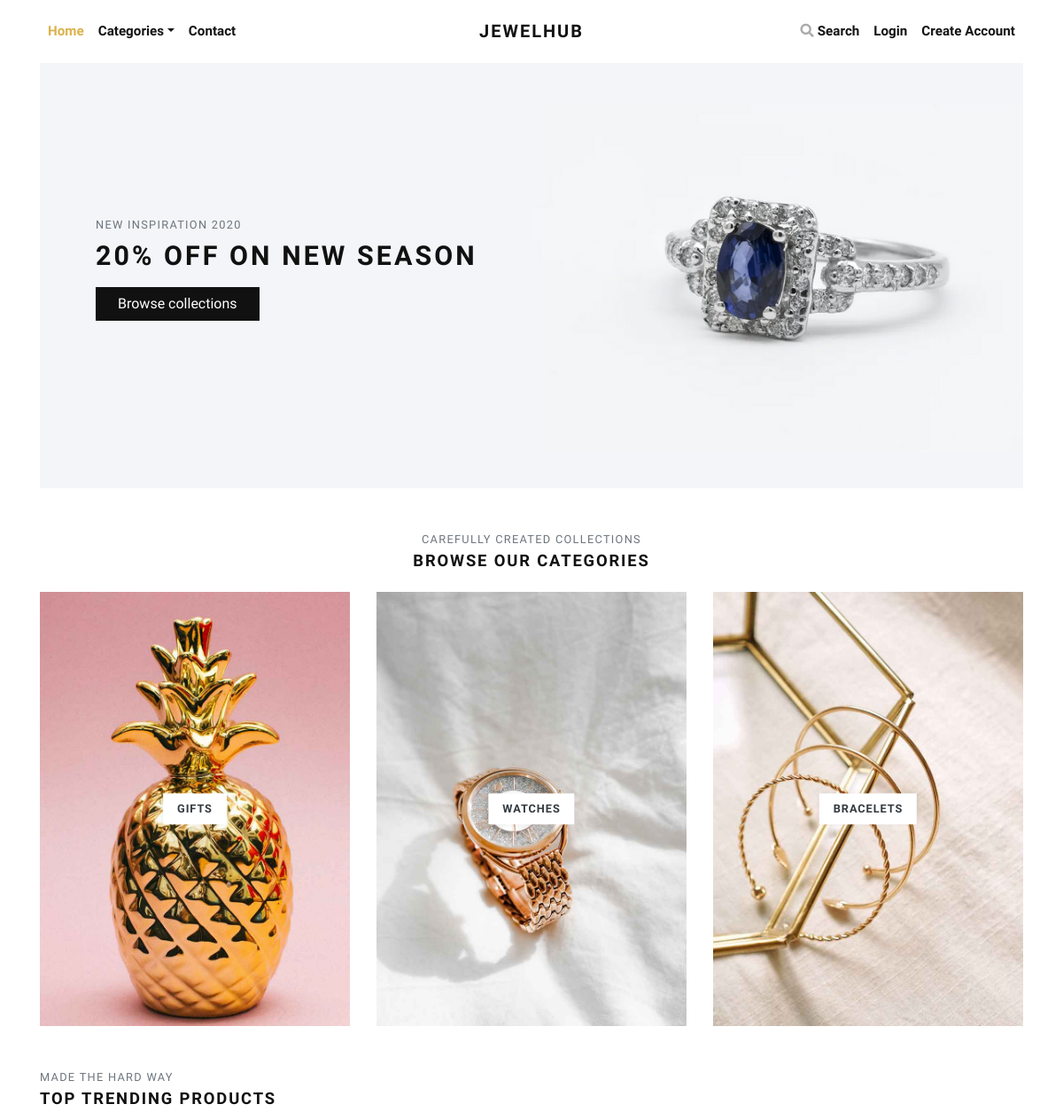
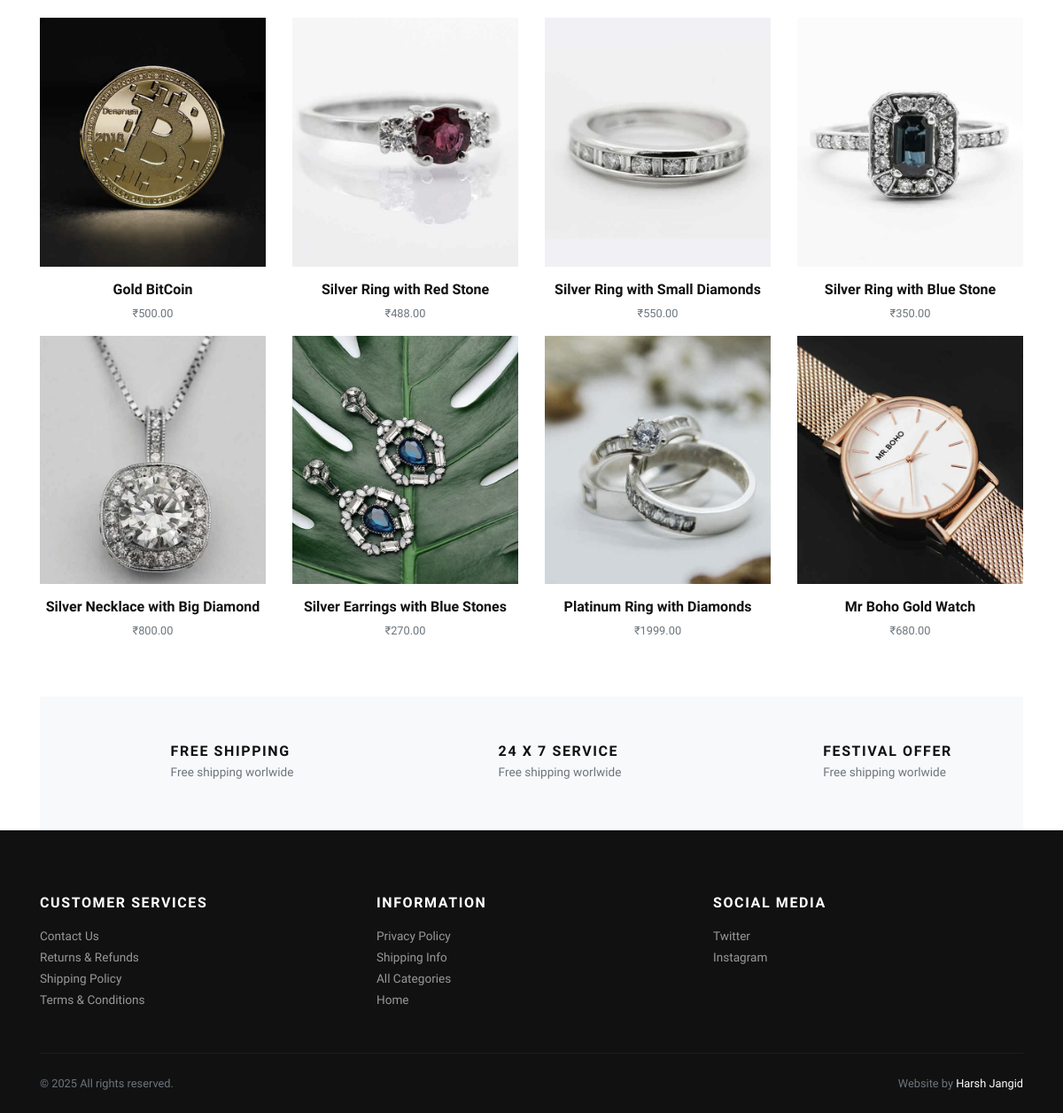
Before: / with the older database file (2 pictures, top to bottom).
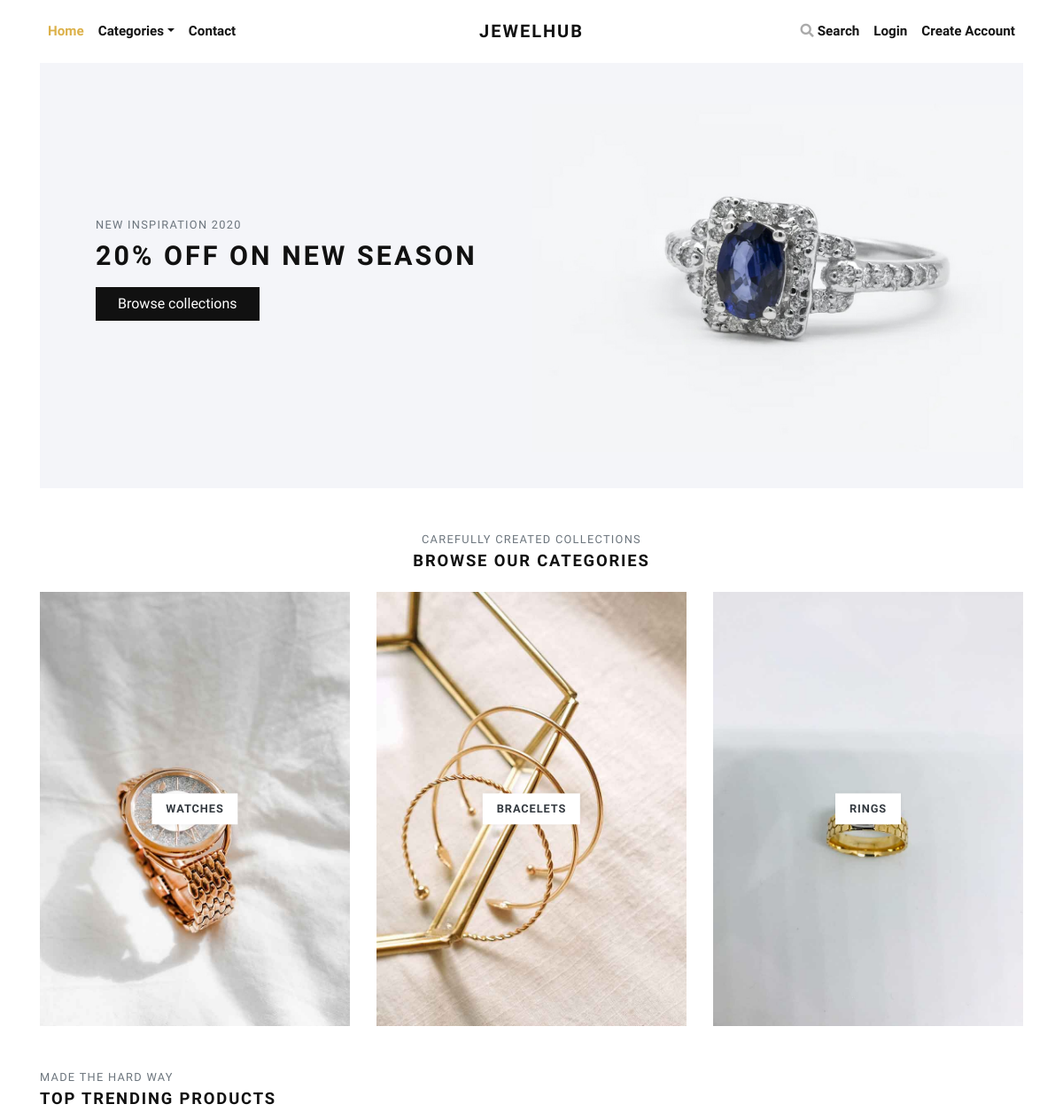
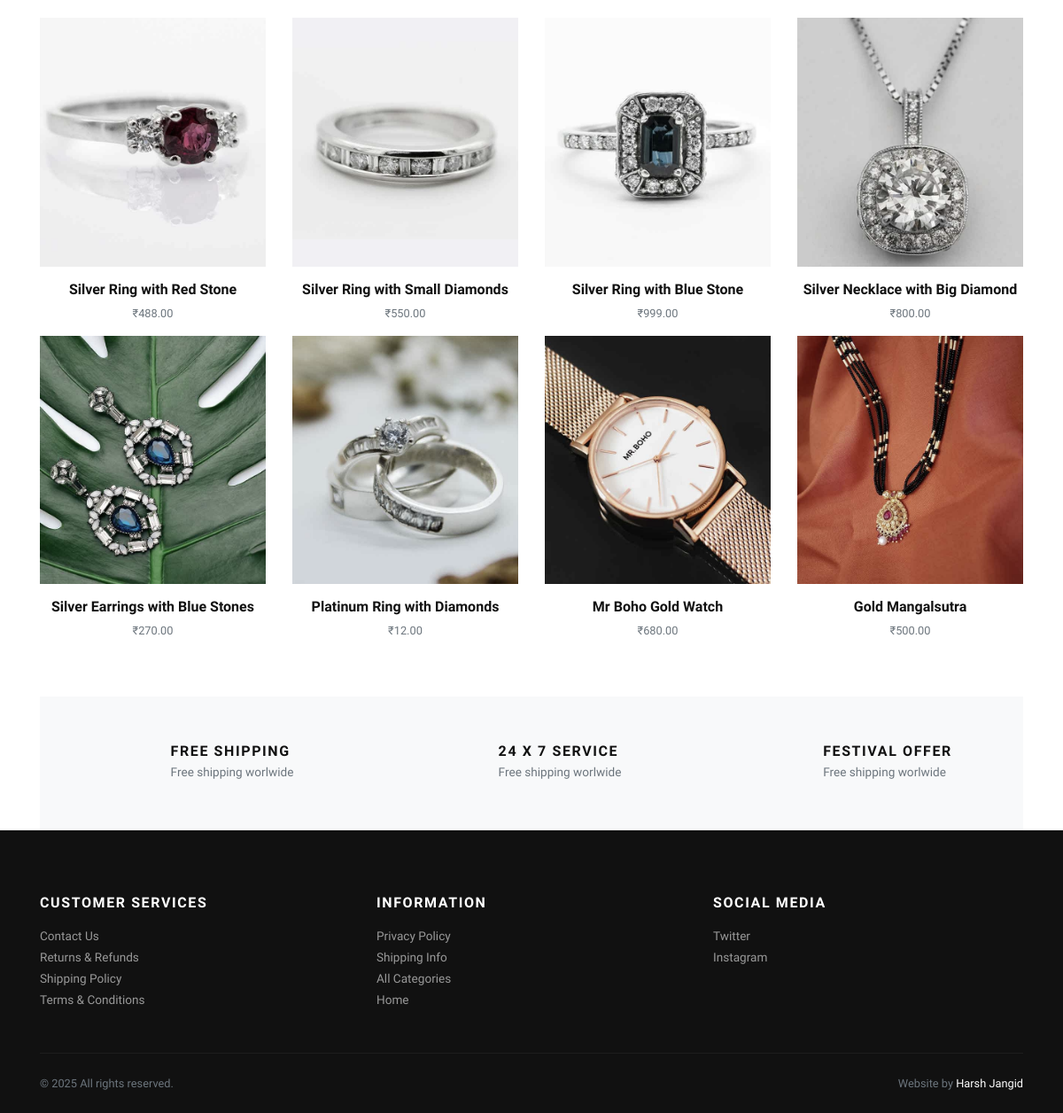
After: the same page with the newer database file (2 pictures, top to bottom).
### store/models.py (models this page shows, shortened)
class Category(models.Model):
    title = models.CharField(max_length=50, verbose_name="Category Title")
    slug = models.SlugField(max_length=55, verbose_name="Category Slug")
    description = models.TextField(blank=True, verbose_name="Category Description")
    category_image = models.ImageField(upload_to='category', blank=True, null=True, verbose_name="Category Image")
    is_active = models.BooleanField(verbose_name="Is Active?")
    is_featured = models.BooleanField(verbose_name="Is Featured?")
    created_at = models.DateTimeField(auto_now_add=True, verbose_name="Created Date")
    updated_at = models.DateTimeField(auto_now=True, verbose_name="Updated Date")
    class Meta:
        verbose_name_plural = 'Categories'
        ordering = ('-created_at', )

class Product(models.Model):
    title = models.CharField(max_length=150, verbose_name="Product Title")
    slug = models.SlugField(max_length=160, verbose_name="Product Slug")
    sku = models.CharField(max_length=255, unique=True, verbose_name="Unique Product ID (SKU)")
    short_description = models.TextField(verbose_name="Short Description")
    detail_description = models.TextField(blank=True, null=True, verbose_name="Detail Description")
    product_image = models.ImageField(upload_to='product', blank=True, null=True, verbose_name="Product Image")
    price = models.DecimalField(max_digits=8, decimal_places=2)
    category = models.ForeignKey(Category, verbose_name="Product Categoy", on_delete=models.CASCADE)
    is_active = models.BooleanField(verbose_name="Is Active?")
    is_featured = models.BooleanField(verbose_name="Is Featured?")
    created_at = models.DateTimeField(auto_now_add=True, verbose_name="Created Date")
    updated_at = models.DateTimeField(auto_now=True, verbose_name="Updated Date")
    class Meta:
        verbose_name_plural = 'Products'
        ordering = ('-created_at', )

### store/views.py (the view)
# urls.py: path('', views.home, name="home"),
def home(request):
    categories = Category.objects.filter(is_active=True, is_featured=True)[:3]
    products = Product.objects.filter(is_active=True, is_featured=True)[:8]
    context = {
        'categories': categories,
        'products': products,
    }
    return render(request, 'store/index.html', context)

### store/context_preprocessors.py (called while the page is built)
def store_menu(request):
    categories = Category.objects.filter(is_active=True)
    context = {
        'categories_menu': categories,
    }
    return context

def cart_menu(request):
    if request.user.is_authenticated:
        cart_items= Cart.objects.filter(user=request.user)
        context = {
            'cart_items': cart_items,
        }
    else:
        context = {}
    return context

### templates/store/index.html (shortened to what the changed rows need)
{% extends 'base.html' %}
{% load static %}
      {% block content %}
      <div class="container">
        <section class="hero pb-3 bg-cover bg-center d-flex align-items-center" style="background: url({% static 'img/hero-jewlrey-banner.jpg' %})">
          <div class="container py-5">
            <div class="row px-4 px-lg-5">
              <div class="col-lg-6">
                <h1 class="h2 text-uppercase mb-3">20% off on new season</h1><a class="btn btn-dark" href="{% url 'store:all-categories' %}">Browse collections</a>
              </div>
            </div>
          </div>
        </section>
        <section class="pt-5">
          <header class="text-center">
            <h2 class="h5 text-uppercase mb-4">Browse our categories</h2>
          </header>
          <div class="row">
          {% if categories %}
            {% for category in categories %}
              <div class="col-md-4 mb-4 mb-md-0">
                <a class="category-item" href="{% url 'store:category-products' category.slug %}">
                  <strong class="category-item-title">{{ category.title }}</strong>
                </a>
              </div>
            {% endfor %}
          {% endif %}
          </div>
        </section>
        <section class="py-5">
          <header>
            <h2 class="h5 text-uppercase mb-4">Top trending products</h2>
          </header>
          <div class="row">
            {% if products %}
              {% for product in products %}
                <div class="col-xl-3 col-lg-4 col-sm-6">
                  <div class="product text-center">
                    <div class="position-relative mb-3">
                      <a class="d-block" href="{% url 'store:product-detail' product.slug %}">
                        {% if product.product_image %}
                          <img class="img-fluid w-100" src="{{ product.product_image.url }}" alt="{{product.title}}">
                        {% else %}
                          <img class="img-fluid w-100" src="{% static 'img/product-1.jpg' %}" alt="{{product.title}}">
                        {% endif %}
                      </a>
                    </div>
                    <h6> <a class="reset-anchor" href="detail.html">{{ product.title }}</a></h6>
                    <p class="small text-muted">₹{{product.price}}</p>
                  </div>
                </div>
              {% endfor %}
            {% endif %}
          </div>
        </section>
      </div>
      {% endblock content %}

Changed rows visible on the page:
no longer on this page (row edited): Category: title "GIFTS"
no longer on this page (row edited): Product: product_image (picture), title "Gold BitCoin", price "500.00"
now on this page (row unchanged): Category: title "RINGS"
changed Product "Silver Ring with Blue Stone": price "350.00" → "999.00"
changed Product "Platinum Ring with Diamonds": price "1999.00" → "12.00"
now on this page (row unchanged): Product: product_image (picture), title "Gold Mangalsutra", price "500.00"
